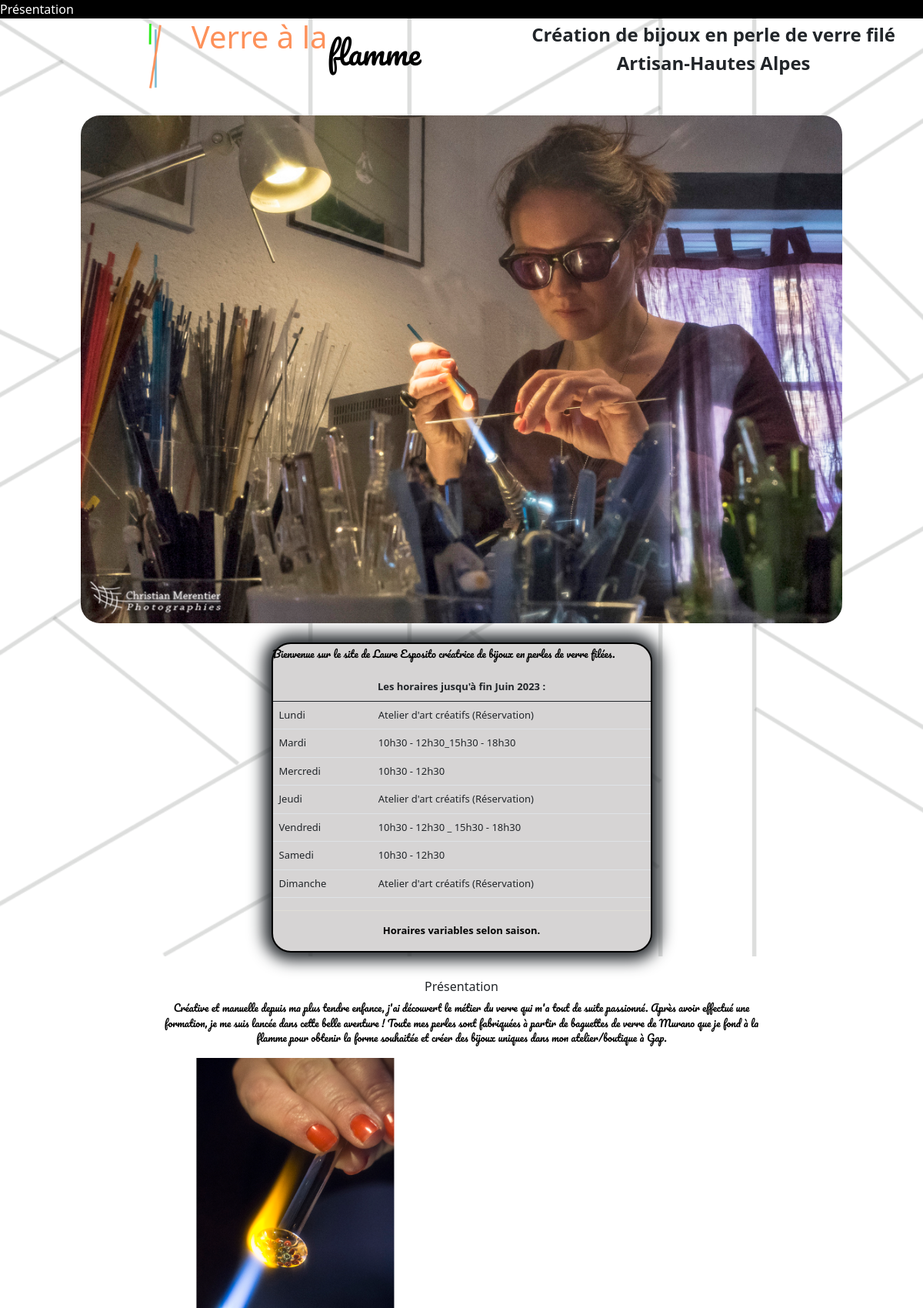
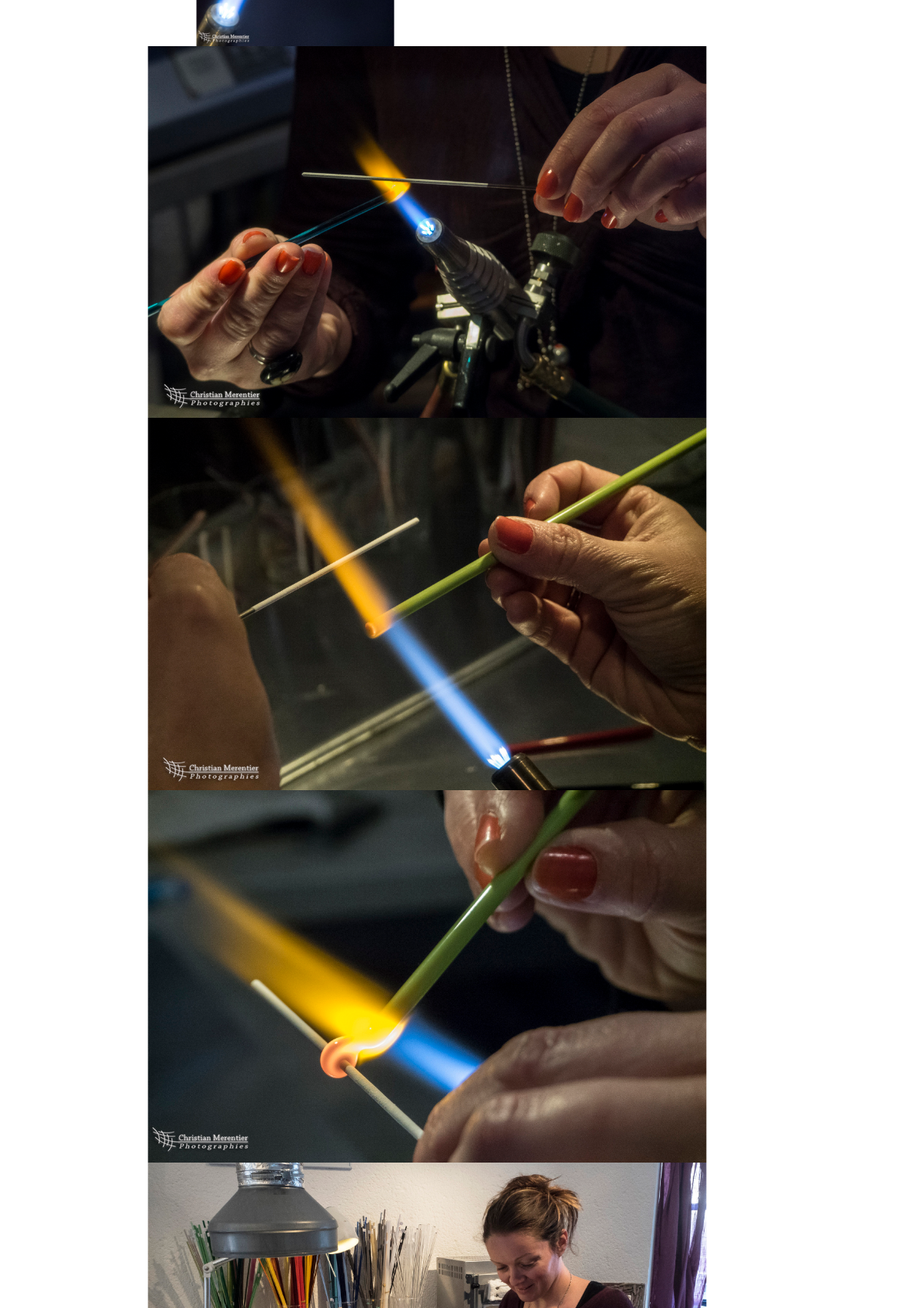
The page / (upper part) on the database its author committed (2 pictures, top to bottom).
### tables this page shows
CREATE TABLE "horaires" (id INTEGER PRIMARY KEY NOT NULL, Jours TEXT, horaire TEXT, Mois);

CREATE TABLE "Presentation" (
	"id"	INTEGER NOT NULL UNIQUE,
	"text"	TEXT NOT NULL,
	PRIMARY KEY("id" AUTOINCREMENT)
);

CREATE TABLE "imgPresentation" (
	"id"	INTEGER NOT NULL UNIQUE,
	"haut"	INTEGER NOT NULL DEFAULT 0,
	"src"	TEXT NOT NULL,
	"position"	INTEGER,
	PRIMARY KEY("id" AUTOINCREMENT)
);

### model/BDD.php (called while the page is built, shortened)
<?php
require dirname(__FILE__)."/BDDHorairesTrait.php";
require dirname(__FILE__)."/BDDPresentationTrait.php";
class BDD
{
    private static $_instance;
    private static string $cheminDeLaBDD = '../data/database.db';
    public static function instance()
    {
        if (is_null(self::$_instance)) {
            self::$_instance = new BDD();
        }
        return self::$_instance;
    }
    public function __construct()
    {
            $this->bdd = new PDO('sqlite:' . BDD::$cheminDeLaBDD);
    }
}
?>

### model/BDDHorairesTrait.php (called while the page is built, shortened)
<?php
trait BDDHoraireTrait
{
    public function getHoraires()
    {
        $requete = "SELECT * FROM horaires;";
        $resultats = $this->bdd->query($requete);
        $horaires = array();
        if ($resultats) {
            while ($res = $resultats->fetch(PDO::FETCH_ASSOC)) {
                $horaires[] = $res;
            }
        }
        return $horaires;
    }
    public function getMois()
    {
        $requete = $this->bdd->prepare("SELECT Mois FROM horaires where Jours='Lundi';");
        $requete->execute();
        $result = $requete->fetchAll();
        return $result;
    }
}
?>

### model/BDDPresentationTrait.php (called while the page is built, shortened)
<?php
trait BDDPresentationTrait
{
    public function getPresentation()
    {
        $requete = "SELECT * FROM Presentation;";
        $resultats = $this->bdd->query($requete);
        $text = array();
        if ($resultats) {
            while ($res = $resultats->fetch(PDO::FETCH_ASSOC)) {
                $text[] = $res;
            }
        }
        return $text;
    }
    public function getImgPresentation()
    {
        $requete = "SELECT * FROM imgPresentation ORDER BY position;";
        $resultats = $this->bdd->query($requete);
        $img = array();
        if ($resultats) {
            while ($res = $resultats->fetch(PDO::FETCH_ASSOC)) {
                $img[] = $res;
            }
        }
        return $img;
    }
}
?>

### public_html/index.php (the view, shortened to what this page needs)
<?php
require('../model/BDD.php');
$bdd = BDD::instance();
$bdd->init_php_session();
$horaire = $bdd->getHoraires();
$Mois = $bdd->getMois();
$presentation = $bdd->getPresentation();
$imgPresentation = $bdd->getImgPresentation();
?>
<!DOCTYPE html>
<html lang="fr">
<head>
    <link href="https://cdn.jsdelivr.net/npm/bootstrap@5.0.2/dist/css/bootstrap.min.css" rel="stylesheet"
>
    <link rel="stylesheet" href="css/index.css">
    <link rel="stylesheet" href="css/footer.css">
    <link rel="stylesheet" href="https://unpkg.com/swiper@7/swiper-bundle.min.css">
</head>
<body>
    <nav>
        <a href="#Presentation">Présentation</a>
    </nav>
    <div class="Accueil" id="Accueil">
        <div class="title">
            <img src="img/img-index/batons2.png" alt="" class="batons">
            <div class="title-h1">
                <h1 class="verre_a_la">Verre à la</h1>
                <h1 class="flamme">flamme</h1>
            </div>
            <div class="subtitle">
                <h2><b>Création de bijoux en perle de verre filé</b></h2>
                <h2><b>Artisan-Hautes Alpes</b></h2>
            </div>
        </div>
        <div class="presentation">
            <div class="img">
                <div class="desc-horaire">
                    <div class="desc">
                        <p>Bienvenue sur le site de Laure Esposito créatrice de bijoux en perles de verre filées.</p>
                    </div>
                    <div class="horaire">
                        <table class="table">
                            <thead class="thead-dark">
                                <tr>
                                    <th colspan="2" style="text-align: center;">Les horaires jusqu'à fin
                                        <?= $Mois[0]['Mois']; ?> :
                                    </th>
                                </tr>
                            </thead>
                            <tbody>
                                <?php foreach ($horaire as $hor): ?>
                                    <tr>
                                        <td>
                                            <?= $hor['Jours'] ?>
                                        </td>
                                        <td>
                                            <?= $hor['horaire'] ?>
                                        </td>
                                    </tr>
                                <?php endforeach; ?>
                            </tbody>
                        </table>
                        <hr>
                        <p class="variable"><b>Horaires variables selon saison.</b></p>
                    </div>
                </div>
                <img src="img/img-index/Présentation.JPG" alt="" class="flyer">
            </div>
        </div>
    </div>
    <div class="presentation" id="Presentation">
        <h1 class="title">Présentation</h1>
        <div class="description">
            <?php foreach ($presentation as $pres): ?>
                <p class="desc">
                    <?= $pres['text'] ?>
                </p>
            <?php endforeach; ?>
        </div>
        <div class="swipe">
            <div class="swiper">
                <div class="swiper-wrapper">
                    <?php foreach ($imgPresentation as $img): ?>
                        <?php if ($img['haut'] == 0): ?>
                            <div class="swiper-slide"><img src="<?= $img['src'] ?>" alt=""></div>
                        <?php elseif ($img['haut'] == 1): ?>
                            <div class="swiper-slide"><img class="haut" src="<?= $img['src'] ?>" alt=""></div>
                        <?php endif ?>
                    <?php endforeach; ?>
                </div>
            </div>
        </div>
    </div>
</body>
</html>

### public_html/css/index.css (style rules this page uses)
html, body { height: 100%; width: 100%; padding: 0; margin: 0; }
body { display: -webkit-box; display: -ms-flexbox; display: flex; -webkit-box-orient: vertical; -webkit-box-direction: normal; -ms-flex-direction: column; flex-direction: column; }
.Accueil { background: url("../img/index-background.png") center no-repeat; background-size: cover; -webkit-box-flex: 1; -ms-flex-positive: 1; flex-grow: 1; }
.Accueil p { color: black; -ms-flex-item-align: center; -ms-grid-row-align: center; align-self: center; }
.title { display: -webkit-box; display: -ms-flexbox; display: flex; -ms-flex-pack: distribute; justify-content: flex-end; }
.title-h1 { display: -webkit-box; display: -ms-flexbox; display: flex; color: #FD915A; margin-right: 12%; }
.subtitle { text-align: center; margin-top: 7px; padding-right: 8%; }
h2 { font-size: xx-large; }
.batons { width: 8%; }
.flamme { font-family: 'Pacifico', cursive; margin-top: 20px; top: 10px; color: black; }
.presentation { display: -webkit-box; display: -ms-flexbox; display: flex; -webkit-box-align: center; -ms-flex-align: center; align-items: center; margin-bottom: 5px; margin-top: 30px; }
.img { display: -webkit-box; display: -ms-flexbox; display: flex; gap: 25px; -webkit-box-pack: space-evenly; -ms-flex-pack: space-evenly; justify-content: space-evenly; }
.desc-horaire { border: black 2px solid; border-radius: 25px; -webkit-box-shadow: 0px 0px 20px 10px; box-shadow: 0px 0px 20px 10px; background: #d6d4d4; width: 22%; }
.desc { text-align: center; font-family: 'Pacifico', cursive; font-size: x-large; }
.variable { text-align: center; }
img.flyer { width: 47%; border-radius: 25px; }
.presentation { -webkit-box-orient: vertical; -webkit-box-direction: normal; -ms-flex-direction: column; flex-direction: column; -webkit-box-pack: center; -ms-flex-pack: center; justify-content: center; width: 100%; }
.presentation p { color: black; }
.swipe { width: 100%; }
.swiper { width: 100%; }
.swiper-slide img { width: 66%; transform: translateX(26.5%) }
img.haut { width: 35%; transform: translateX(98%); }
.description { width: 65%; }
@media screen and (max-width: 1400px) { h1.title { font-size: xx-large; } }
@media screen and (max-width: 1400px) { .presentation p { font-size: small; } }
@media screen and (max-width: 1400px) { th, td { font-size: small; } }
@media screen and (max-width: 1400px) { p.variable { font-size: small; } }
@media screen and (max-width: 1400px) { h2 { font-size: x-large; } }
@media screen and (max-width: 1400px) { .subtitle { padding-right: 3%; } }
@media screen and (max-width: 1300px) { h1.title { font-size: medium; } }
@media screen and (max-width: 1300px) { .presentation p { font-size: small; } }
@media screen and (max-width: 1300px) { th, td { font-size: small; } }
@media screen and (max-width: 1300px) { p.variable { font-size: small; } }
@media screen and (max-width: 1300px) { .img { align-items: center; flex-direction: column-reverse; } }
@media screen and (max-width: 1300px) { img.flyer { width: 90%; } }
@media screen and (max-width: 1300px) { .desc-horaire { width: 45%; } }
@media screen and (max-width: 1300px) { .horaire { display: block; } }
nav { background: #000; }

### public_html/css/footer.css (style rules this page uses)
hr { color: beige; }
div { display: inline-block; }
a, i,p { color: white; text-decoration: none; }

### rows shown on the page
horaires: Mois "Juin 2023", Jours "Lundi", horaire "Atelier d'art créatifs (Réservation)"
horaires: Jours "Mardi", horaire "10h30 - 12h30_15h30 - 18h30"
horaires: Jours "Mercredi", horaire "10h30 - 12h30"
horaires: Jours "Jeudi", horaire "Atelier d'art créatifs (Réservation)"
horaires: Jours "Vendredi", horaire "10h30 - 12h30 _ 15h30 - 18h30"
horaires: Jours "Samedi", horaire "10h30 - 12h30"
horaires: Jours "Dimanche", horaire "Atelier d'art créatifs (Réservation)"
presentation: text "Créative et manuelle depuis ma plus tendre enfance, j'ai découvert le métier du verre qui m'a tout de suite passionné. Après avoir effectué une formation, je me suis lancée dans cette belle aventure ! Toute mes perles sont fabriquées à partir de baguettes de verre de Murano que je fond à la flamme pour obtenir la forme souhaitée et créer des bijoux uniques dans mon atelier/boutique à Gap."
imgpresentation: src (picture)
imgpresentation: src (picture)
imgpresentation: src (picture)
imgpresentation: src (picture)
imgpresentation: src (picture)
